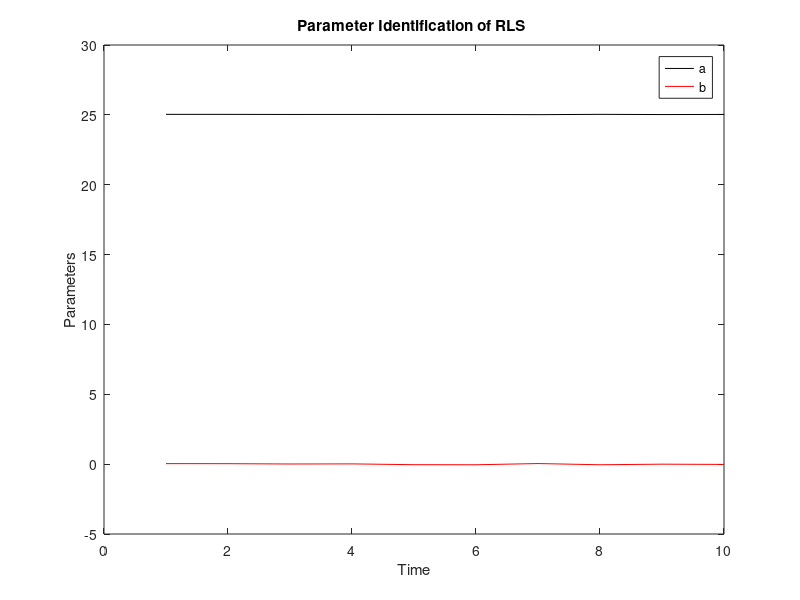

The MATLAB script that drew this image:
T=[1:1:10];
R=[26.00 	25.05 	24.83 	25.18 	24.20 	24.70 	26.70 	23.00 	26.00 	24.34 ];
x = [25 0]';
P = 0.04*eye(2);
for k = 1:10
    H = [1 T(k)];
    Z = R(k);
    K = P*H'/(H*P*H'+1);
    P = (eye(2) - K*H)*P;           % covariance matrix P update
    x = x+K*(Z-H*x);               % x state update
    a(k) = x(1,:);
    b(k) = x(2,:);
end
for i = 1:10
    y(i) = a(i)+ b(i)*T(i) ;
end
plot(T,y);
plot(T,a,'k',T,b,'r');
xlabel('Time');ylabel('Parameters');
legend('a','b');
title('Parameter Identification of RLS ');
